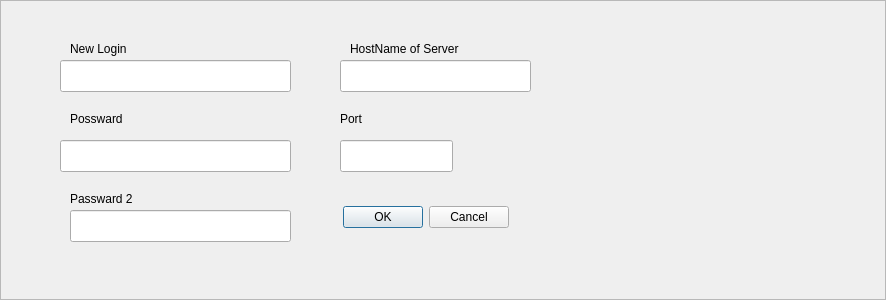
<?xml version="1.0" encoding="UTF-8"?>
<ui version="4.0">
 <class>CreateUser</class>
 <widget class="QFrame" name="CreateUser">
  <property name="geometry">
   <rect>
    <x>0</x>
    <y>0</y>
    <width>886</width>
    <height>300</height>
   </rect>
  </property>
  <property name="windowTitle">
   <string>Frame</string>
  </property>
  <property name="frameShape">
   <enum>QFrame::StyledPanel</enum>
  </property>
  <property name="frameShadow">
   <enum>QFrame::Raised</enum>
  </property>
  <widget class="QLabel" name="label">
   <property name="geometry">
    <rect>
     <x>70</x>
     <y>40</y>
     <width>59</width>
     <height>18</height>
    </rect>
   </property>
   <property name="text">
    <string>New Login</string>
   </property>
  </widget>
  <widget class="QLabel" name="label_2">
   <property name="geometry">
    <rect>
     <x>70</x>
     <y>110</y>
     <width>59</width>
     <height>18</height>
    </rect>
   </property>
   <property name="text">
    <string>Possward</string>
   </property>
  </widget>
  <widget class="QLabel" name="label_3">
   <property name="geometry">
    <rect>
     <x>70</x>
     <y>190</y>
     <width>141</width>
     <height>18</height>
    </rect>
   </property>
   <property name="text">
    <string>Passward 2</string>
   </property>
  </widget>
  <widget class="QLabel" name="label_4">
   <property name="geometry">
    <rect>
     <x>350</x>
     <y>40</y>
     <width>161</width>
     <height>18</height>
    </rect>
   </property>
   <property name="text">
    <string>HostName of Server</string>
   </property>
  </widget>
  <widget class="QLabel" name="label_5">
   <property name="geometry">
    <rect>
     <x>340</x>
     <y>110</y>
     <width>59</width>
     <height>18</height>
    </rect>
   </property>
   <property name="text">
    <string>Port</string>
   </property>
  </widget>
  <widget class="QDialogButtonBox" name="buttonBox">
   <property name="geometry">
    <rect>
     <x>330</x>
     <y>200</y>
     <width>179</width>
     <height>34</height>
    </rect>
   </property>
   <property name="standardButtons">
    <set>QDialogButtonBox::Cancel|QDialogButtonBox::Ok</set>
   </property>
  </widget>
  <widget class="QLineEdit" name="lineEdit">
   <property name="geometry">
    <rect>
     <x>60</x>
     <y>60</y>
     <width>231</width>
     <height>32</height>
    </rect>
   </property>
  </widget>
  <widget class="QLineEdit" name="lineEdit_2">
   <property name="geometry">
    <rect>
     <x>60</x>
     <y>140</y>
     <width>231</width>
     <height>32</height>
    </rect>
   </property>
  </widget>
  <widget class="QLineEdit" name="lineEdit_3">
   <property name="geometry">
    <rect>
     <x>70</x>
     <y>210</y>
     <width>221</width>
     <height>32</height>
    </rect>
   </property>
  </widget>
  <widget class="QLineEdit" name="lineEdit_4">
   <property name="geometry">
    <rect>
     <x>340</x>
     <y>60</y>
     <width>191</width>
     <height>32</height>
    </rect>
   </property>
  </widget>
  <widget class="QLineEdit" name="lineEdit_5">
   <property name="geometry">
    <rect>
     <x>340</x>
     <y>140</y>
     <width>113</width>
     <height>32</height>
    </rect>
   </property>
  </widget>
 </widget>
 <resources/>
 <connections/>
</ui>
